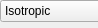
       <widget class="QWidget" name="HeatConductionSolid">
        <property name="geometry">
         <rect>
          <x>0</x>
          <y>0</y>
          <width>98</width>
          <height>28</height>
         </rect>
        </property>
        <attribute name="label">
         <string>Heat conduction, Solid</string>
        </attribute>
        <widget class="QLabel" name="lblThermaConductivity">
         <property name="geometry">
          <rect>
           <x>2</x>
           <y>30</y>
           <width>111</width>
           <height>16</height>
          </rect>
         </property>
         <property name="text">
          <string>Thermal conductivity:</string>
         </property>
        </widget>
        <widget class="QLineEdit" name="inputK">
         <property name="geometry">
          <rect>
           <x>34</x>
           <y>60</y>
           <width>161</width>
           <height>20</height>
          </rect>
         </property>
        </widget>
        <widget class="QLabel" name="lblK">
         <property name="geometry">
          <rect>
           <x>20</x>
           <y>60</y>
           <width>301</width>
           <height>16</height>
          </rect>
         </property>
         <property name="text">
          <string>k:                                           W/(m*K)</string>
         </property>
        </widget>
        <widget class="QComboBox" name="cmbHeatConduction">
         <property name="geometry">
          <rect>
           <x>0</x>
           <y>0</y>
           <width>321</width>
           <height>22</height>
          </rect>
         </property>
         <item>
          <property name="text">
           <string>Isotropic</string>
          </property>
         </item>
         <item>
          <property name="text">
           <string>Diagonal</string>
          </property>
         </item>
         <item>
          <property name="text">
           <string>Symmetric</string>
          </property>
         </item>
         <item>
          <property name="text">
           <string>Full</string>
          </property>
         </item>
        </widget>
        <widget class="QLineEdit" name="inputKD1">
         <property name="geometry">
          <rect>
           <x>35</x>
           <y>89</y>
           <width>81</width>
           <height>20</height>
          </rect>
         </property>
        </widget>
        <widget class="QLineEdit" name="inputKD2">
         <property name="geometry">
          <rect>
           <x>115</x>
           <y>89</y>
           <width>80</width>
           <height>20</height>
          </rect>
         </property>
        </widget>
        <widget class="QLineEdit" name="inputKD4">
         <property name="geometry">
          <rect>
           <x>114</x>
           <y>108</y>
           <width>81</width>
           <height>20</height>
          </rect>
         </property>
        </widget>
        <widget class="QLineEdit" name="inputKD3">
         <property name="geometry">
          <rect>
           <x>35</x>
           <y>108</y>
           <width>81</width>
           <height>20</height>
          </rect>
         </property>
        </widget>
        <widget class="QLabel" name="lblMultipleK">
         <property name="geometry">
          <rect>
           <x>20</x>
           <y>98</y>
           <width>301</width>
           <height>16</height>
          </rect>
         </property>
         <property name="text">
          <string>k:                                           W/(m*K)</string>
         </property>
        </widget>
       </widget>
